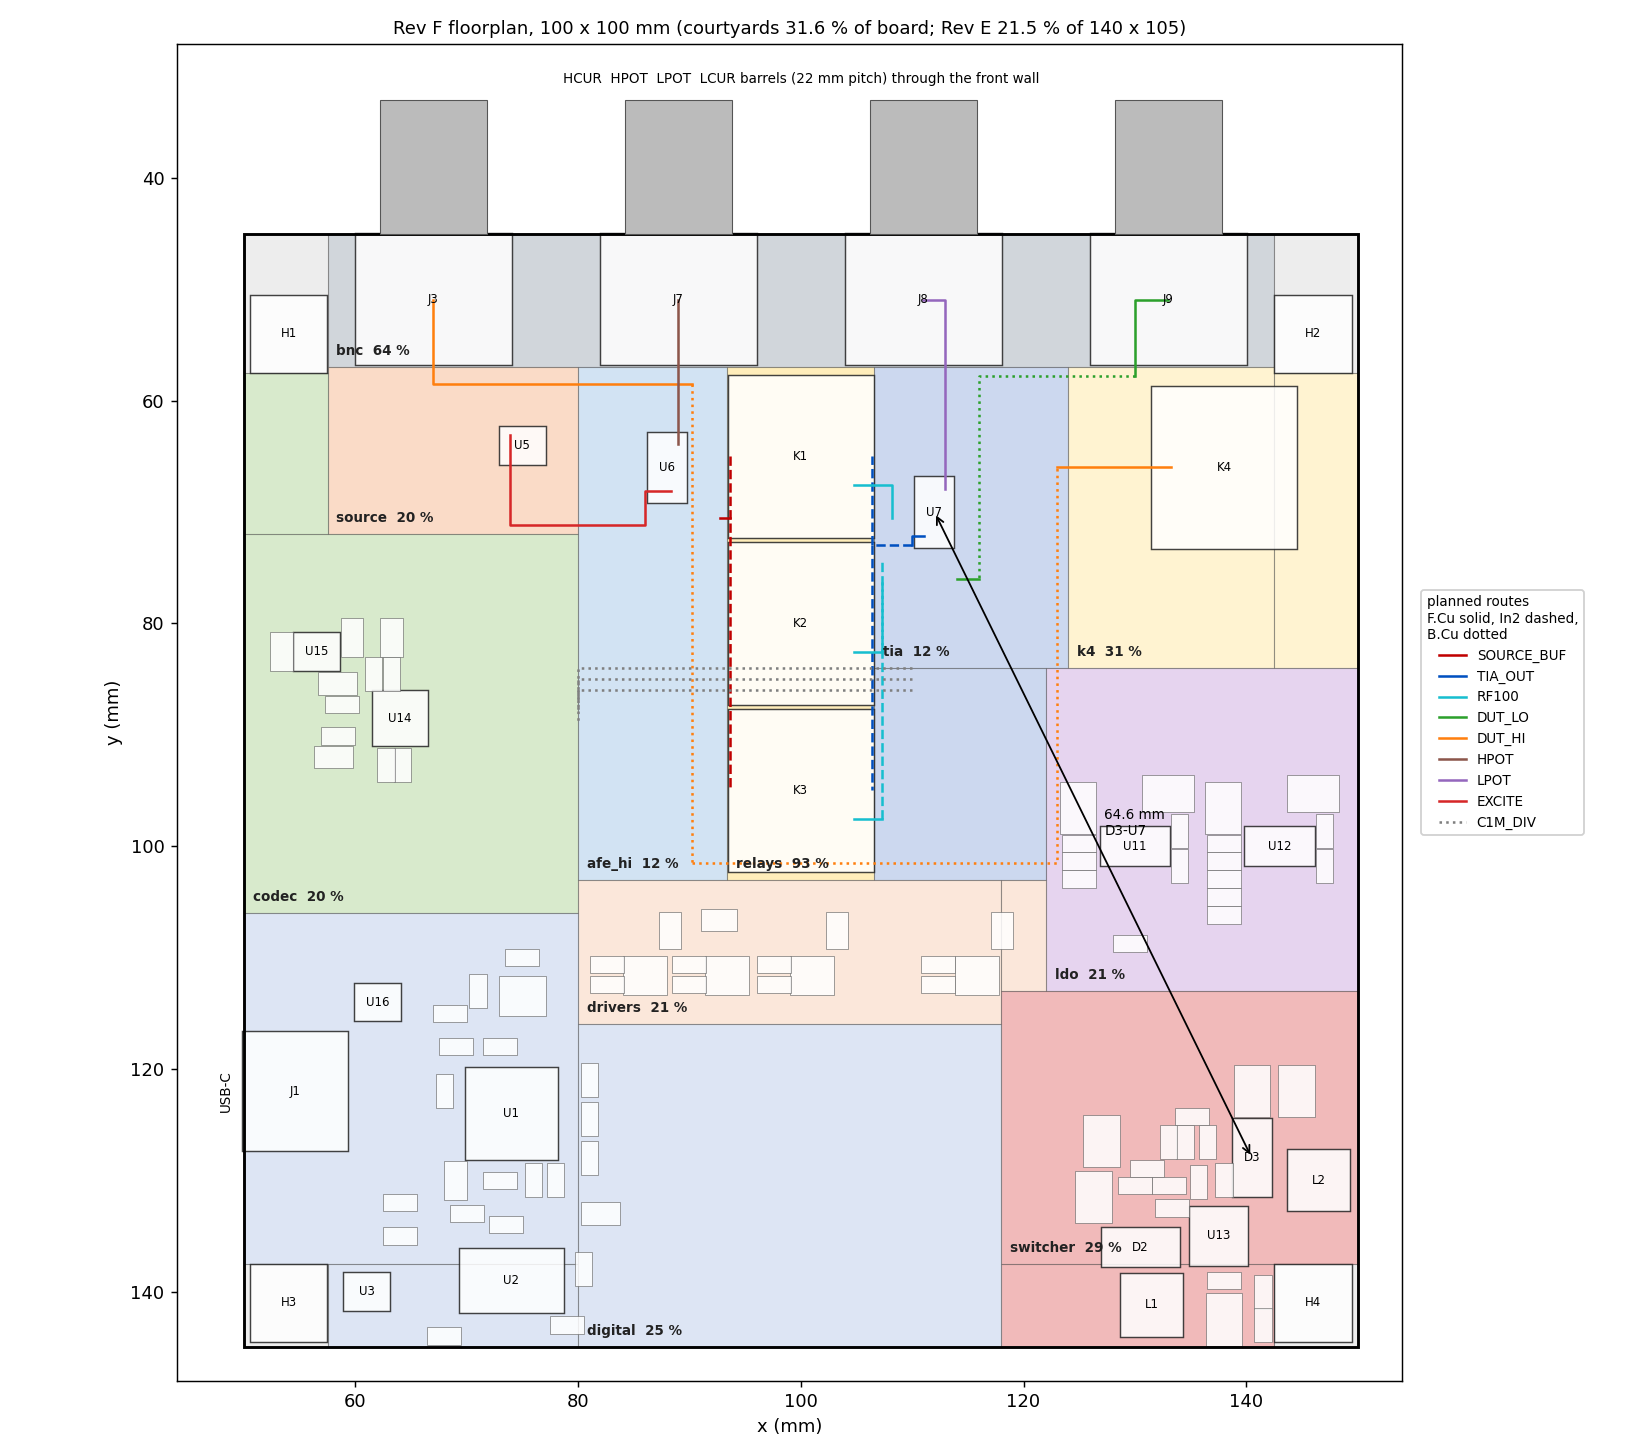

Write Python code to recreate this figure.
"""Rev F phase 1: 100 x 100 mm floorplan of the Rev E circuit, checked before any placement or routing.

python3 validation/rev-f-floorplan/floorplan.py            (about 1 s; numpy + matplotlib)

Inputs: rev-e-inventory.json (Rev E courtyards, pads, track lengths per net and layer; written once by
cad/tools/rev_f_inventory.py with KiCad's Python, so this script needs no KiCad) and the Rev E
extraction ../layout-parasitics/extracted_reve_bnc.json (board 80d44838, the as-built BNC/K4 layout).
Outputs: floorplan.json (every number quoted in docs/rev-f-plan.md) and floorplan.png.

What it does, in order:
  1. Assigns every Rev E footprint to one Rev F block and checks the assignment is complete.
  2. Places the anchor parts (edge items, holes, ICs, relays, magnetics) at explicit Rev F
     coordinates and rotations; checks they sit inside the 100 x 100 outline and their block, and
     that no two anchor courtyards overlap.
  3. Block utilisation: sum of member courtyards / block area, against the densest block Rev E
     already carries (same membership, courtyard bounding box) -- a demonstrated hand-routable
     density with the same rules, not a theoretical limit.
  4. Planned route skeletons (waypoints + layer) for the analog nets that set stability, against
     the Rev E lengths per layer from the native board.
  5. A FORECAST of the extracted node capacitances: Rev E extracted value, minus its trace length
     times a per-layer capacitance per mm, plus the Rev F planned length times the same figure.
     The per-mm figures are closed-form microstrip estimates (Hammerstad), stated below. This is an
     estimate to decide whether to proceed; the phase-3 FD extraction replaces it.
  6. Switcher-to-analog distances (the regulator_check.py metric: part centres).

Coordinates: Rev F board x 50-150, y 45-145 mm (top edge y 45 carries the BNCs, as on Rev E).
Rotation convention is KiCad's: local (x, y) -> board (x cos t + y sin t, -x sin t + y cos t).
"""
from __future__ import annotations

import json
import math
from collections import defaultdict
from pathlib import Path

HERE = Path(__file__).resolve().parent
INV = json.loads((HERE / 'rev-e-inventory.json').read_text())
PARTS = INV['parts']
EXTRACTED = json.loads((HERE.parent / 'layout-parasitics/extracted_reve_bnc.json').read_text())

OUTLINE = (50.0, 45.0, 150.0, 145.0)       # Rev F: x0, y0, x1, y1
REV_E_OUTLINE = (50.0, 45.0, 190.0, 150.0)

# ------------------------------------------------------------------ 1. blocks
# Rectangles (x0, y0, x1, y1); a block may be an L made of two rectangles.
BLOCKS = {
    'bnc':      {'rects': [(57.5, 45.0, 142.5, 57.0)],
                 'refs': 'J3 J7 J8 J9'},
    'holes':    {'rects': [(50.0, 45.0, 57.5, 57.5), (142.5, 45.0, 150.0, 57.5),
                           (50.0, 137.5, 57.5, 145.0), (142.5, 137.5, 150.0, 145.0)],
                 'refs': 'H1 H2 H3 H4'},
    'source':   {'rects': [(57.5, 57.0, 80.0, 72.0)],
                 'refs': 'U5 R30 R31 R32 R33 C34 C35 C114 C115 C37 C38 C39 C40'},
    'codec':    {'rects': [(50.0, 72.0, 80.0, 106.0), (50.0, 57.5, 57.5, 72.0)],
                 'refs': 'U14 U15 C60 C61 C62 C63 C64 C65 C66 C67 C68 R62 R63 R64 R65 R68 R69 R70 R71 '
                         'R72 R73 D11 D12 D13 D14 C69 C70 C72 C73 C74 C75 C76 C77 FB1 C103'},
    'afe_hi':   {'rects': [(80.0, 57.0, 93.4, 103.0)],
                 'refs': 'U6 C42 C43 C44 C45 C50 C51 R104 R105 R40 R41 R42 R60'},
    'relays':   {'rects': [(93.4, 57.0, 106.6, 103.0)],
                 'refs': 'K1 K2 K3'},
    'tia':      {'rects': [(106.6, 57.0, 124.0, 84.0), (106.6, 84.0, 122.0, 103.0)],
                 'refs': 'U7 C46 C47 C48 C49 C52 C53 R43 R44 R45 C104 R94 C78 R106 R61 R66 R67'},
    'k4':       {'rects': [(124.0, 57.0, 142.5, 84.0), (142.5, 57.5, 150.0, 84.0)],
                 'refs': 'K4 R107 Q6 R108 R109 D9'},
    'ldo':      {'rects': [(122.0, 84.0, 150.0, 113.0)],
                 'refs': 'U11 U12 C93 C94 C95 C96 C97 C98 C99 C100 C101 C102 R85 R86 R87 R88 R89 '
                         'R112 R95 R96 R97 R100'},
    'drivers':  {'rects': [(80.0, 103.0, 118.0, 116.0), (118.0, 103.0, 122.0, 113.0)],
                 'refs': 'Q2 Q3 Q4 Q5 R74 R75 R76 R77 R78 R79 R102 R103 D5 D6 D7 D8 R101 C112'},
    'switcher': {'rects': [(118.0, 113.0, 150.0, 137.5), (118.0, 137.5, 142.5, 145.0)],
                 'refs': 'U13 L1 L2 D2 D3 C80 C81 C82 C83 C84 C85 C86 C87 C88 C89 C90 C91 C92 '
                         'R80 R81 R82 R83 R84 R111'},
    'digital':  {'rects': [(50.0, 106.0, 80.0, 137.5), (57.5, 137.5, 80.0, 145.0), (80.0, 116.0, 118.0, 145.0)],
                 'refs': None},   # everything else: the digital sheet plus U3, U16 and their parts
}
for b in BLOCKS.values():
    if b['refs'] is not None:
        b['refs'] = b['refs'].split()
claimed = {r for b in BLOCKS.values() if b['refs'] for r in b['refs']}
BLOCKS['digital']['refs'] = sorted(r for r in PARTS if r not in claimed)

# ------------------------------------------------------------------ 2. anchors (x, y, rotation deg)
# Relays at 270: pins 1-5 (pole 1: VRLY, NC, COM1 = SOURCE_BUF, NO1 = RGx, SET) face -x toward U6;
# pins 6-10 (RESET, NO2 = RFx, COM2 = TIA_OUT, NC, VRLY) face +x toward the TIA. K1 (100 ohm, the
# range whose RF loop inductance matters most) is nearest U6/U7. K4 at 90 puts COM2 (DUT_HI) and
# NO2 (REF_A) on its west side, R107 to DUT_LO next to the LCUR jack.
ANCHORS = {
    'J3': (67.0, 51.0, 0), 'J7': (89.0, 51.0, 0), 'J8': (111.0, 51.0, 0), 'J9': (133.0, 51.0, 0),
    'H1': (54.0, 54.0, 0), 'H2': (146.0, 54.0, 0), 'H3': (54.0, 141.0, 0), 'H4': (146.0, 141.0, 0),
    'K1': (100.0, 65.0, 270), 'K2': (100.0, 80.0, 270), 'K3': (100.0, 95.0, 270),
    'K4': (138.0, 66.0, 90),
    'U6': (88.0, 66.0, 90), 'U7': (112.0, 70.0, 90), 'U5': (75.0, 64.0, 0),
    'J1': (54.0, 122.0, -90), 'U16': (62.0, 114.0, 0), 'U3': (61.0, 140.0, 0),
}


# Rigid groups: Rev E sub-layouts moved as one body (translation, optionally a quarter turn about
# the group's pivot part), so their hand-routed intra-group copper carries over coordinate for
# coordinate (explicit hand routes, transformed; no autorouter). Members are checked like anchors.
RIGID = {
    'rp2040_core': {'pivot': 'U1', 'to': (74.0, 124.0), 'turn': 0,
                    'refs': 'U1 U2 Y1 C1 C2 C3 C4 C5 C6 C7 C8 C9 C10 C11 C12 C13 C14 R3 R4 R7 R8 R9 R10 R13'},
    'codec_core': {'pivot': 'U14', 'to': (64.0, 88.5), 'turn': 0,
                   'refs': 'U14 U15 C60 C61 C62 C63 C64 C65 C66 C67 C68 R72 R73'},
    'ldo_pair': {'pivot': 'U11', 'to': (130.0, 100.0), 'turn': 0,
                 'refs': 'U11 U12 C93 C94 C95 C96 C97 C98 C99 C100 C101 C102 R85 R86 R87 R88 R89 R112 R95'},
    # pose from a 0.5 mm grid search over the four quarter turns (max of the min distance from L1,
    # L2, D2, D3, U13 to U5/U6/U7/U14, every courtyard inside the block and clear of the rest):
    # a quarter turn (L2/D3 north-east, L1/D2 south-west) at U13 = (137.5, 135)
    'switcher': {'pivot': 'U13', 'to': (137.5, 135.0), 'turn': 90,
                 'refs': 'U13 L1 L2 D2 D3 C81 C82 C83 C84 C85 C86 C87 C88 C89 C90 C91 C92 R80 R81 R82 R83 R84 R111'},
    'drivers': {'pivot': 'Q3', 'to': (86.0, 111.6), 'turn': 0,
                'refs': 'Q2 Q3 Q4 Q5 R74 R75 R76 R77 R78 R79 R102 R103 D5 D6 D7 D8'},
}
GROUP_OF = {}


def _place_rigid():
    for name, g in RIGID.items():
        g['refs'] = g['refs'].split()
        px, py = PARTS[g['pivot']]['at']
        for r in g['refs']:
            e = PARTS[r]
            dx, dy = rot(e['at'][0] - px, e['at'][1] - py, g['turn'])
            t = (e['rot'] + g['turn'] + 180) % 360 - 180
            ANCHORS[r] = (round(g['to'][0] + dx, 3), round(g['to'][1] + dy, 3), t)
            GROUP_OF[r] = name


def rot(dx, dy, t):
    c, s = math.cos(math.radians(t)), math.sin(math.radians(t))
    return dx * c + dy * s, -dx * s + dy * c


def unrot(dx, dy, t):
    return rot(dx, dy, -t)


_place_rigid()


def placed_pads(ref):
    """Rev F pad positions of an anchored part (Rev E pad offsets taken back to the footprint frame)."""
    p = PARTS[ref]
    x, y, t = ANCHORS[ref]
    out = {}
    for num, (px, py, net) in p['pads'].items():
        lx, ly = unrot(px - p['at'][0], py - p['at'][1], p['rot'])
        bx, by = rot(lx, ly, t)
        out[num] = (round(x + bx, 3), round(y + by, 3), net)
    return out


def courtyard(ref, at=None):
    p = PARTS[ref]
    x0, y0, x1, y1 = p['courtyard_box_rel']
    if at is None:
        return (p['at'][0] + x0, p['at'][1] + y0, p['at'][0] + x1, p['at'][1] + y1)
    x, y, t = at
    pts = [rot(*unrot(cx, cy, p['rot']), t) for cx in (x0, x1) for cy in (y0, y1)]
    xs, ys = [x + a for a, _ in pts], [y + b for _, b in pts]
    return (min(xs), min(ys), max(xs), max(ys))


def overlap(a, b):
    return max(0.0, min(a[2], b[2]) - max(a[0], b[0])) * max(0.0, min(a[3], b[3]) - max(a[1], b[1]))


def inside(a, rects, tol=0.06):
    """a is covered by the union of rects (checked on a 0.25 mm sample grid)."""
    n = 12
    for i in range(n + 1):
        for j in range(n + 1):
            x = a[0] + (a[2] - a[0]) * i / n
            y = a[1] + (a[3] - a[1]) * j / n
            if not any(r[0] - tol <= x <= r[2] + tol and r[1] - tol <= y <= r[3] + tol for r in rects):
                return False
    return True


def area(rects):
    return sum((r[2] - r[0]) * (r[3] - r[1]) for r in rects)


# ------------------------------------------------------------------ 4. planned route skeletons
# Waypoints are pad references 'REF.pin' (anchored parts) or coordinates; each leg names its layer.
# Lengths are Manhattan between waypoints (hand routes use 45-degree corners, so this is the upper
# side of the eventual length). Stubs to pads of small parts not anchored here are explicit numbers.
def P(ref_pin):
    ref, pin = ref_pin.split('.')
    x, y, _ = placed_pads(ref)[pin]
    return (x, y)


ROUTES = {
    # SOURCE_BUF: R104.2 -> via -> In2 bus at x 93.6 (just west of the K1-K3 COM1 pads) -> each COM1
    # pad by a 1.6 mm F.Cu stub. R104 sits between U6.1 and the bus at y 70.5.
    'SOURCE_BUF': [('F.Cu', [(92.7, 70.5), (93.6, 70.5)]),
                   ('In2.Cu', [(93.6, 65.0), (93.6, 95.0)]),
                   ('F.Cu', 3 * 1.6)],
    'SRC_DRV': [('F.Cu', [P('U6.1'), (87.03, 70.5), (91.1, 70.5)])],
    # TIA_OUT: U7.1 -> C104 / R67 stubs -> via -> In2 bus at x 106.4 east of the COM2 pads.
    'TIA_OUT': [('F.Cu', [P('U7.1'), (110.0, 73.0)]),
                ('In2.Cu', [(110.0, 73.0), (106.4, 73.0), (106.4, 65.0)]),
                ('In2.Cu', [(106.4, 73.0), (106.4, 95.0)]),
                ('F.Cu', 3 * 1.6 + 2.0 + 3.0)],          # COM2 stubs, C104 pad, R67 tap at U7
    # RF nets: NO2 pad -> R4x at x 108.2 (TIA_SUM pads at the U7 end, as on Rev E)
    'RF100': [('F.Cu', [P('K1.7'), (108.2, 67.54), (108.2, 70.5)])],
    'RF5K': [('F.Cu', [P('K2.7'), (107.3, 82.54)]), ('In2.Cu', [(107.3, 82.54), (107.3, 74.5)])],
    'RF100K': [('F.Cu', [P('K3.7'), (107.3, 97.54)]), ('In2.Cu', [(107.3, 97.54), (107.3, 76.2)])],
    'TIA_SUM': [('F.Cu', [(109.0, 70.5), (109.0, 76.2)]), ('F.Cu', [(109.0, 72.6), P('U7.2')]),
                ('F.Cu', 2.5 + 2.0)],                     # C104 and R94 pads
    # DUT_LO: J9 centre -> R107/R106 stubs -> C78/R94 at the TIA (F.Cu then B.Cu, clear of U7's void)
    'DUT_LO': [('F.Cu', [P('J9.5'), (130.0, 57.8)]), ('B.Cu', [(130.0, 57.8), (116.0, 76.0)]),
               ('F.Cu', [(116.0, 76.0), (114.0, 76.0)]), ('F.Cu', 3.0 + 3.0)],
    # DUT_HI: J3 centre -> y 58.5 -> B.Cu bus x 90.2 past R40-R42 (so SRC_DRV/R104 cross it on F.Cu)
    # -> B.Cu south of K3 at y 101.5
    # (clear of the codec divider runs under K2 and of the TIA plane voids) -> north along x 123 ->
    # K4 COM2 on its west side.
    'DUT_HI': [('F.Cu', [P('J3.5'), (67.0, 58.5), (90.2, 58.5)]),
               ('B.Cu', [(90.2, 58.5), (90.2, 101.5)]),        # under R40-R42 (via + F.Cu stub each)
               ('B.Cu', [(90.2, 101.5), (123.0, 101.5), (123.0, 66.0)]),
               ('F.Cu', [(123.0, 66.0), P('K4.8')]),
               ('F.Cu', 3 * 1.2 + 2.5)],                  # R40-R42 and R105 stubs
    'HPOT': [('F.Cu', [P('J7.5'), P('U6.5')]), ('F.Cu', 4.0)],                    # + R105
    'LPOT': [('F.Cu', [P('J8.5'), P('U7.5')]), ('F.Cu', 6.0)],                    # + R106
    'HIGH_BUF': [('F.Cu', 6.0)],                          # U6.6/7 -> R60 (codec C1P leg) at U6
    'LOW_BUF': [('F.Cu', 8.0)],                           # U7.6/7 -> R61, R66 at U7
    'REF_A': [('F.Cu', 2.4)],
    'RG100': [('F.Cu', 2.4)], 'RG5K': [('F.Cu', 2.4)], 'RG100K': [('F.Cu', 2.4)],
    # EXCITE leaves U5 southward, clear of the DUT_HI run at y 58.5
    'EXCITE': [('F.Cu', [P('U5.1'), (73.86, 71.2), (86.0, 71.2), (86.0, 68.11), P('U6.3')]),
               ('F.Cu', 5.0)],   # + R33/C115
    'DAC_P': [('F.Cu', [P('U14.20'), (70.75, 74.0), (72.0, 70.0)])],
    'DAC_M': [('F.Cu', [P('U14.19'), (71.25, 74.0), (78.0, 70.0)])],
    # codec divider nodes for the U7 legs cross under the relays on B.Cu at y 85-87 (R61/R66/R67 at U7)
    'C1M_DIV': [('B.Cu', [(110.0, 84.0), (80.0, 87.0)])],
    'C2P_DIV': [('B.Cu', [(110.0, 85.0), (80.0, 88.0)])],
    'C2M_DIV': [('B.Cu', [(110.0, 86.0), (80.0, 89.0)])],
}


def seg_len(t):
    pts = []
    for q in t['points']:
        if isinstance(q, str):
            x, y, _ = PARTS[q.split('.')[0]]['pads'][q.split('.')[1]]
            pts.append((x, y))
        else:
            pts.append(q)
    return sum(math.dist(a, b) for a, b in zip(pts, pts[1:]))


def route_length(segs):
    per = defaultdict(float)
    for layer, wp in segs:
        if isinstance(wp, (int, float)):
            per[layer] += wp
        else:
            per[layer] += sum(abs(a[0] - b[0]) + abs(a[1] - b[1]) for a, b in zip(wp, wp[1:]))
    return {k: round(v, 1) for k, v in per.items()}


# ------------------------------------------------------------------ 5. capacitance per mm
# 0.2 mm track. F.Cu: microstrip over In1 (prepreg 0.2104 mm, er 4.4). In2: In1 is the only plane,
# 1.065 mm core (er 4.6) away; B.Cu: 1.29 mm (core + prepreg). Hammerstad-Jensen w/h < 1 form.
def microstrip_pf_per_mm(w, h, er):
    u = w / h
    eeff = (er + 1) / 2 + (er - 1) / 2 * ((1 + 12 / u) ** -0.5 + 0.04 * (1 - u) ** 2)
    z0 = 60 / math.sqrt(eeff) * math.log(8 / u + u / 4)
    return math.sqrt(eeff) / (299792458.0 * z0) * 1e12 / 1e3


C_MM = {'F.Cu': microstrip_pf_per_mm(0.2, 0.2104, 4.4),
        'In2.Cu': microstrip_pf_per_mm(0.2, 1.065, 4.6),
        'B.Cu': microstrip_pf_per_mm(0.2, 1.29, 4.5)}

# harness node -> nets whose copper it carries (per range k the selected RF/RG net joins tia/source)
RANGE_NETS = [('RF100', 'RG100'), ('RF5K', 'RG5K'), ('RF100K', 'RG100K')]
NODE_NETS = {'sum': ['TIA_SUM'], 'low': ['DUT_LO'], 'hi': ['DUT_HI'], 'lowbuf': ['LOW_BUF'],
             'highbuf': ['HIGH_BUF'], 'srcdrv': ['SRC_DRV'], 'hpot': ['HPOT'], 'lpot': ['LPOT'],
             'refa': ['REF_A']}


def node_nets(node, k):
    if node == 'tia':
        return ['TIA_OUT', RANGE_NETS[k][0]]
    if node == 'source':
        return ['SOURCE_BUF', RANGE_NETS[k][1]]
    return NODE_NETS[node]


def trace_pf(lengths_by_net, nets):
    return sum(C_MM.get(layer, C_MM['In2.Cu']) * mm for n in nets for layer, mm in lengths_by_net.get(n, {}).items())


def net_forecast(lengths_e, lengths_f):
    """Per net: Rev E extracted ground C (raw_net_ground_pf: board copper, part terms and the BNC jack
    estimate), its modelled trace share removed and the Rev F planned trace share added. The high
    corner keeps the Rev E high/nominal ratio of the same net."""
    raw = EXTRACTED['raw_net_ground_pf']
    out = {}
    for net in raw['nom']:
        e_nom, e_high = raw['nom'][net], raw['high'][net]
        te, tf = trace_pf(lengths_e, [net]), trace_pf(lengths_f, [net]) if net in lengths_f else None
        if tf is None:
            continue
        if te <= e_nom:
            fixed = e_nom - te
            f_nom = fixed + tf
        else:
            # the microstrip figure overstates this net (plane void under it, e.g. TIA_SUM): scale
            # the extracted value by length instead
            fixed = 0.0
            f_nom = e_nom * tf / te
        out[net] = {'rev_e_nom': e_nom, 'rev_e_high': e_high, 'rev_e_trace_model': round(te, 2),
                    'rev_e_fixed_remainder': round(fixed, 2), 'rev_f_trace_model': round(tf, 2),
                    'rev_f_nom': round(f_nom, 2), 'rev_f_high': round(f_nom * e_high / e_nom, 2)}
    return out


def main():
    report = {'outline_mm': OUTLINE, 'rev_e_outline_mm': REV_E_OUTLINE,
              'inventory_board_sha256': INV['board_sha256'], 'checks': [], 'c_per_mm_pf': C_MM}
    fail = []

    def check(name, ok, value):
        report['checks'].append({'check': name, 'pass': bool(ok), 'value': value})
        if not ok:
            fail.append(name)

    # 1. assignment
    seen = defaultdict(list)
    for b, d in BLOCKS.items():
        for r in d['refs']:
            seen[r].append(b)
    check('every Rev E footprint in exactly one block', set(seen) == set(PARTS) and all(len(v) == 1 for v in seen.values()),
          {'footprints': len(PARTS), 'assigned': len(seen), 'unknown': sorted(set(seen) - set(PARTS))})

    # 2. anchors
    cy = {r: courtyard(r, ANCHORS[r]) for r in ANCHORS}

    def overhang(c, o):
        return max(o[0] - c[0], c[2] - o[2], o[1] - c[1], c[3] - o[3], 0.0)
    # an edge connector may cross the edge by as much as it already does on Rev E (J1: 0.2 mm lip)
    out_of_board = [r for r, c in cy.items()
                    if overhang(c, OUTLINE) > max(0.06, overhang(courtyard(r), REV_E_OUTLINE) + 0.01)]
    check('anchor courtyards inside the 100 x 100 outline', not out_of_board, out_of_board)
    # pairs inside one rigid group keep their Rev E relative geometry (and any Rev E courtyard
    # overlap, which the Rev E DRC passed); every other pair must be clear
    clashes = [(a, b, round(overlap(cy[a], cy[b]), 3)) for i, a in enumerate(cy) for b in list(cy)[i + 1:]
               if overlap(cy[a], cy[b]) > 1e-6 and not (GROUP_OF.get(a) and GROUP_OF.get(a) == GROUP_OF.get(b))]
    check('no two placed courtyards overlap (outside inherited rigid-group pairs)', not clashes, clashes)
    block_of = {r: b for b, d in BLOCKS.items() for r in d['refs']}
    clip = {r: (max(c[0], OUTLINE[0]), max(c[1], OUTLINE[1]), min(c[2], OUTLINE[2]), min(c[3], OUTLINE[3]))
            for r, c in cy.items()}
    outside = [r for r in ANCHORS if not inside(clip[r], BLOCKS[block_of[r]]['rects'])]
    check('each anchor inside its block', not outside, outside)
    blocks_overlap = [(a, b) for i, a in enumerate(BLOCKS) for b in list(BLOCKS)[i + 1:]
                      if any(overlap(x, y) > 1e-6 for x in BLOCKS[a]['rects'] for y in BLOCKS[b]['rects'])]
    check('blocks do not overlap', not blocks_overlap, blocks_overlap)
    total_block = sum(area(d['rects']) for d in BLOCKS.values())
    check('blocks tile the board', abs(total_block - 1e4) < 1.0, round(total_block, 1))
    report['anchors'] = {r: {'at': list(ANCHORS[r]), 'courtyard': [round(v, 2) for v in cy[r]]} for r in ANCHORS}

    # 3. utilisation vs Rev E density of the same membership
    util = {}
    for b, d in BLOCKS.items():
        cour = sum(PARTS[r]['courtyard_mm2'] for r in d['refs'])
        boxes = [courtyard(r) for r in d['refs']]
        bb = (min(x[0] for x in boxes), min(x[1] for x in boxes), max(x[2] for x in boxes), max(x[3] for x in boxes))
        e_area = (bb[2] - bb[0]) * (bb[3] - bb[1])
        util[b] = {'parts': len(d['refs']), 'courtyard_mm2': round(cour, 1), 'rev_f_block_mm2': round(area(d['rects']), 1),
                   'rev_f_util': round(cour / area(d['rects']), 3),
                   'rev_e_bbox_mm': [round(bb[2] - bb[0], 1), round(bb[3] - bb[1], 1)],
                   'rev_e_bbox_util': round(cour / e_area, 3)}
    # Reference: the densest multi-part block Rev E routes at DRC 0 (blocks of >= 10 parts; the
    # BNC band, holes, relay column and K4 are a few large bodies and are compared one to one).
    ref_blocks = [b for b in util if util[b]['parts'] >= 10]
    e_max = max(util[b]['rev_e_bbox_util'] for b in ref_blocks)
    report['utilisation'] = util
    report['rev_e_max_block_util'] = e_max
    over = {b: util[b]['rev_f_util'] for b in ref_blocks if util[b]['rev_f_util'] > e_max}
    check('every Rev F multi-part block at or below the densest Rev E multi-part block', not over,
          {'rev_e_max': e_max, 'over': over})
    big = {b: (util[b]['rev_f_util'], util[b]['rev_e_bbox_util']) for b in ('relays', 'k4')}
    check('relay column packed no tighter than the Rev E relay row', util['relays']['rev_f_util'] <= util['relays']['rev_e_bbox_util'], big)
    report['courtyard_total_mm2'] = round(sum(p['courtyard_mm2'] for p in PARTS.values()), 1)
    report['courtyard_fraction'] = {'rev_e': round(report['courtyard_total_mm2'] / (140 * 105), 3),
                                    'rev_f': round(report['courtyard_total_mm2'] / 1e4, 3)}

    # 4. planned lengths vs Rev E
    lengths_f = {n: route_length(s) for n, s in ROUTES.items()}
    lengths_e = {n: INV['track_mm'].get(n, {}) for n in ROUTES}
    report['net_length_mm'] = {n: {'rev_e': lengths_e[n], 'rev_e_total': round(sum(lengths_e[n].values()), 1),
                                   'rev_f_plan': lengths_f[n], 'rev_f_total': round(sum(lengths_f[n].values()), 1)}
                               for n in ROUTES}

    # 5. capacitance forecast per net, then per harness node (worst over ranges)
    nets_fc = net_forecast(lengths_e, lengths_f)
    report['net_ground_capacitance_forecast_pf'] = nets_fc
    nodes = {}
    for node in ['sum', 'low', 'tia', 'hi', 'lowbuf', 'highbuf', 'source', 'srcdrv', 'hpot', 'lpot', 'refa']:
        best = None
        for k in range(3):
            nets = node_nets(node, k)
            if not all(n in nets_fc for n in nets):
                continue
            row = {c: round(sum(nets_fc[n][c] for n in nets), 2) for c in ('rev_e_nom', 'rev_e_high', 'rev_f_nom', 'rev_f_high')}
            if best is None or row['rev_e_high'] > best['rev_e_high']:
                best = dict(row, nets=nets)
        nodes[node] = best
    report['node_ground_capacitance_forecast_pf'] = nodes

    # loop-inductance forecast: Rev E free-space RF loops scaled by planned loop length
    # (TIA_OUT from U7.1 to the relay COM2 + the RF net); C104 loop unchanged (local, as on Rev E).
    e_path = {'RF100': 48.0 + 28.7, 'RF5K': 45.2 + 12.2, 'RF100K': 62.8 + 40.4}   # README-rev-e.md
    ind = EXTRACTED['inductance_nh']
    e_l = {'RF100': ind['r100']['high'], 'RF5K': ind['r5k']['high'], 'RF100K': ind['r100k']['high']}
    u7 = P('U7.1')
    f_path = {}
    for rf, kk in (('RF100', 'K1'), ('RF5K', 'K2'), ('RF100K', 'K3')):
        com2 = P(kk + '.8')
        f_path[rf] = abs(u7[0] - com2[0]) + abs(u7[1] - com2[1]) + sum(lengths_f[rf].values())
    report['rf_loop_forecast'] = {rf: {'rev_e_path_mm': round(e_path[rf], 1), 'rev_e_L_high_nH': e_l[rf],
                                       'rev_f_path_mm': round(f_path[rf], 1),
                                       'rev_f_L_forecast_nH': round(e_l[rf] * f_path[rf] / e_path[rf], 1)}
                                  for rf in e_path}

    # 6. switcher distances (part centres, regulator_check.py metric) Rev E vs Rev F
    sw = ['L1', 'L2', 'D2', 'D3', 'U13']
    analog = ['U5', 'U6', 'U7', 'U14']
    e_pos = {r: PARTS[r]['at'] for r in sw + analog}
    f_pos = {r: ANCHORS[r][:2] for r in sw + analog}
    dist = {}
    for name, pos in (('rev_e', e_pos), ('rev_f', f_pos)):
        per = {u: min((round(math.dist(pos[s], pos[u]), 1), s) for s in sw) for u in analog}
        dist[name] = {'per_ic': per, 'nearest': min((v[0], v[1], u) for u, v in per.items())}
    e_n, f_n = dist['rev_e']['nearest'][0], dist['rev_f']['nearest'][0]
    dist['near_field_dipole_ratio_db'] = round(60 * math.log10(e_n / f_n), 2)   # (r_E / r_F)^3 in dB
    # per IC: change of a magnetic-dipole (1/r^3) coupling from Rev E to Rev F, + = more pickup
    dist['per_ic_dipole_change_db'] = {u: round(60 * math.log10(dist['rev_e']['per_ic'][u][0] / dist['rev_f']['per_ic'][u][0]), 1)
                                       for u in analog}
    report['switcher_distance_mm'] = dist

    # 7. Rev E copper the rigid groups carry over (segments and vias wholly inside the group's Rev E
    #    courtyard box + 1 mm, on a net with a pad in the group): the share of phase-2 routing that is
    #    a coordinate transform rather than new hand routing.
    routing = json.loads((HERE.parents[1] / 'cad/routing.json').read_text())
    tot_len = sum(seg_len(t) for t in routing['tracks'])
    reuse = {}
    for name, g in RIGID.items():
        boxes = [courtyard(r) for r in g['refs']]
        bb = (min(b[0] for b in boxes) - 1, min(b[1] for b in boxes) - 1, max(b[2] for b in boxes) + 1, max(b[3] for b in boxes) + 1)
        nets = {pd[2] for r in g['refs'] for pd in PARTS[r]['pads'].values()}
        refs = set(g['refs'])
        n_t = l_t = n_v = 0
        for t in routing['tracks']:
            if t['net'] not in nets:
                continue
            pts, ok = [], True
            for q in t['points']:
                if isinstance(q, str):
                    ok &= q.split('.')[0] in refs
                    x, y, _ = PARTS[q.split('.')[0]]['pads'][q.split('.')[1]]
                    pts.append((x, y))
                else:
                    pts.append(tuple(q))
            if ok and all(bb[0] <= x <= bb[2] and bb[1] <= y <= bb[3] for x, y in pts):
                n_t += 1
                l_t += seg_len(t)
        n_v = sum(1 for v in routing['vias'] if v['net'] in nets and bb[0] <= v['at'][0] <= bb[2] and bb[1] <= v['at'][1] <= bb[3])
        reuse[name] = {'tracks': n_t, 'track_mm': round(l_t, 1), 'vias': n_v}
    report['rigid_copper_reuse'] = {'groups': reuse, 'rev_e_tracks': len(routing['tracks']),
                                    'rev_e_track_mm': round(tot_len, 1), 'rev_e_vias': len(routing['vias']),
                                    'reused_tracks': sum(v['tracks'] for v in reuse.values()),
                                    'reused_track_mm': round(sum(v['track_mm'] for v in reuse.values()), 1),
                                    'reused_vias': sum(v['vias'] for v in reuse.values())}

    # 8. Fabrication line and enclosure, Rev E vs Rev F. The JLC quote (manufacturing/order_estimate.py
    #    FAB_QUOTE, 5 boards, quoted at 140 x 100 mm) is re-scaled by board area for the lines that
    #    depend on it: 'Board' always, 'Surface finish (ENIG)' in the low case only. An ESTIMATE:
    #    JLC prices are tiered, not linear; re-quote before ordering.
    import ast
    src = (HERE.parents[1] / 'manufacturing/order_estimate.py').read_text()
    quote = ast.literal_eval(src[src.index('FAB_QUOTE = ') + len('FAB_QUOTE = '):src.index('ECONOMIC = ')].strip())
    lines = quote['lines']
    k = (OUTLINE[2] - OUTLINE[0]) * (OUTLINE[3] - OUTLINE[1]) / (140.0 * 100.0)
    rev_e = sum(lines.values())
    hi = rev_e - lines['Board'] * (1 - k)
    lo = hi - lines['Surface finish (ENIG)'] * (1 - k)
    report['fab_estimate_usd_5_boards'] = {'quote_lines': lines, 'quoted_outline_mm': [140, 100], 'area_ratio': round(k, 4),
                                           'rev_e': round(rev_e, 2), 'rev_f_low': round(lo, 2), 'rev_f_high': round(hi, 2),
                                           'saving_range': [round(rev_e - hi, 2), round(rev_e - lo, 2)]}
    # enclosure: the owner's Rev E box is the board + 10 mm each way (150 x 115 x 36); same margins
    w, h = OUTLINE[2] - OUTLINE[0], OUTLINE[3] - OUTLINE[1]
    holes = [ANCHORS[f'H{i}'][:2] for i in range(1, 5)]
    report['enclosure'] = {'rev_e_board_mm': [140, 105], 'rev_e_box_mm': [150, 115, 36],
                           'rev_f_board_mm': [w, h], 'rev_f_box_mm': [w + 10, h + 10, 36],
                           'footprint_change': round((w + 10) * (h + 10) / (150 * 115) - 1, 3),
                           'rev_e_hole_pattern_mm': [132, 92],
                           'rev_f_hole_pattern_mm': [holes[1][0] - holes[0][0], holes[2][1] - holes[0][1]],
                           'bnc_centres_from_left_edge_mm': [ANCHORS[j][0] - OUTLINE[0] for j in ('J3', 'J7', 'J8', 'J9')],
                           'rev_e_bnc_centres_from_left_edge_mm': [PARTS[j]['at'][0] - REV_E_OUTLINE[0] for j in ('J3', 'J7', 'J8', 'J9')],
                           'usb_c_centre_from_top_edge_mm': {'rev_e': PARTS['J1']['at'][1] - REV_E_OUTLINE[1],
                                                             'rev_f': ANCHORS['J1'][1] - OUTLINE[1], 'edge': 'left (x 50) on both'}}

    # 9. 5 V trunk from U16 OUT (left edge) to the switcher's 5 V pins: Manhattan length and copper
    #    resistance (1 oz outer, 35 um, 1.72e-8 ohm m) at 1.0 / 1.5 mm, against Rev E's U16 -> C80 run.
    u16 = P('U16.6')
    vin = P('U13.5')
    L = abs(u16[0] - vin[0]) + abs(u16[1] - vin[1])
    rr = {w: round(1.72e-8 * L * 1e-3 / (w * 1e-3 * 35e-6), 4) for w in (1.0, 1.5)}
    report['five_volt_trunk'] = {'from': 'U16.6', 'to': 'U13.5', 'manhattan_mm': round(L, 1), 'ohm_by_width_mm': rr,
                                 'drop_mv_at_0p45a': {w: round(v * 0.45 * 1e3, 1) for w, v in rr.items()},
                                 'rev_e_u16_to_u13_mm': round(abs(PARTS['U16']['at'][0] - PARTS['U13']['at'][0])
                                                              + abs(PARTS['U16']['at'][1] - PARTS['U13']['at'][1]), 1)}

    report['all_checks_pass'] = not fail
    (HERE / 'floorplan.json').write_text(json.dumps(report, indent=1) + '\n')
    plot(report, cy)
    print(json.dumps({'checks_failed': fail, 'utilisation': {b: u['rev_f_util'] for b, u in util.items()},
                      'rev_e_max_block_util': e_max,
                      'nets': {n: (v['rev_e_total'], v['rev_f_total']) for n, v in report['net_length_mm'].items()},
                      'switcher': dist['rev_f']['nearest'], 'switcher_rev_e': dist['rev_e']['nearest']}, indent=1))
    return 0 if not fail else 1


COLORS = {'bnc': '#9aa5b1', 'holes': '#d9d9d9', 'source': '#f4b183', 'codec': '#a9d18e', 'afe_hi': '#9dc3e6',
          'relays': '#ffd966', 'tia': '#8faadc', 'k4': '#ffe699', 'ldo': '#c9a0dc', 'drivers': '#f8cbad',
          'switcher': '#e06666', 'digital': '#b4c7e7'}


def plot(report, cy):
    import matplotlib
    matplotlib.use('Agg')
    import matplotlib.pyplot as plt
    from matplotlib.patches import Rectangle

    fig, ax = plt.subplots(figsize=(12.6, 11.2), dpi=130)
    x0, y0, x1, y1 = OUTLINE
    for b, d in BLOCKS.items():
        for i, r in enumerate(d['rects']):
            ax.add_patch(Rectangle((r[0], r[1]), r[2] - r[0], r[3] - r[1], fc=COLORS[b], ec='#555', lw=0.6, alpha=0.45))
        r = max(d['rects'], key=lambda q: (q[2] - q[0]) * (q[3] - q[1]))
        if b != 'holes':
            u = report['utilisation'][b]
            ax.text(r[0] + 0.8, r[3] - 0.8, f"{b}  {u['rev_f_util'] * 100:.0f} %", fontsize=7.5, va='bottom',
                    ha='left', weight='bold', color='#222')
    for ref, c in cy.items():
        big = PARTS[ref]['courtyard_mm2'] > 15 or ref[0] in 'UKJ'
        ax.add_patch(Rectangle((c[0], c[1]), c[2] - c[0], c[3] - c[1], fc='white', ec='#222' if big else '#666',
                               lw=0.8 if big else 0.4, alpha=0.85))
        if big:
            ax.text((c[0] + c[2]) / 2, (c[1] + c[3]) / 2, ref, fontsize=6.5, ha='center', va='center')
    netcol = {'SOURCE_BUF': '#c00000', 'TIA_OUT': '#0050c0', 'DUT_HI': '#ff7f0e', 'DUT_LO': '#2ca02c',
              'HPOT': '#8c564b', 'LPOT': '#9467bd', 'EXCITE': '#d62728', 'RF100': '#17becf', 'RF5K': '#17becf',
              'RF100K': '#17becf', 'C1M_DIV': '#7f7f7f', 'C2P_DIV': '#7f7f7f', 'C2M_DIV': '#7f7f7f'}
    style = {'F.Cu': '-', 'In2.Cu': '--', 'B.Cu': ':'}
    for n, segs in ROUTES.items():
        if n not in netcol:
            continue
        first = True
        for layer, wp in segs:
            if isinstance(wp, (int, float)):
                continue
            pts = []
            for a, b in zip(wp, wp[1:]):
                pts += [a, (b[0], a[1]), b]
            ax.plot([p[0] for p in pts], [p[1] for p in pts], style[layer], color=netcol[n], lw=1.4,
                    label=n if first and n not in ('RF5K', 'RF100K', 'C2P_DIV', 'C2M_DIV') else None)
            first = False
    sw = report['switcher_distance_mm']['rev_f']['nearest']
    a, b = ANCHORS[sw[1]][:2], ANCHORS[sw[2]][:2]
    ax.annotate('', xy=b, xytext=a, arrowprops=dict(arrowstyle='<->', color='k', lw=1))
    ax.text((a[0] + b[0]) / 2 + 1, (a[1] + b[1]) / 2, f"{sw[0]:.1f} mm\n{sw[1]}-{sw[2]}", fontsize=7.5)
    ax.add_patch(Rectangle((x0, y0), x1 - x0, y1 - y0, fill=False, ec='k', lw=1.6))
    for xb in (67, 89, 111, 133):
        ax.add_patch(Rectangle((xb - 4.8, y0 - 12), 9.6, 12, fc='#bbb', ec='#555', lw=0.6))
    ax.text(100, y0 - 13.5, 'HCUR  HPOT  LPOT  LCUR barrels (22 mm pitch) through the front wall', ha='center', fontsize=7.5)
    ax.text(x0 - 1, 122, 'USB-C', rotation=90, ha='right', va='center', fontsize=7.5)
    ax.set_xlim(x0 - 6, x1 + 4)
    ax.set_ylim(y1 + 3, y0 - 17)
    ax.set_aspect('equal')
    ax.set_xlabel('x (mm)')
    ax.set_ylabel('y (mm)')
    ax.legend(loc='center left', bbox_to_anchor=(1.01, 0.5), fontsize=7.5,
              title='planned routes\nF.Cu solid, In2 dashed,\nB.Cu dotted', title_fontsize=7.5, framealpha=0.9)
    fc = report['courtyard_fraction']
    ax.set_title(f"Rev F floorplan, 100 x 100 mm (courtyards {fc['rev_f'] * 100:.1f} % of board; Rev E "
                 f"{fc['rev_e'] * 100:.1f} % of 140 x 105)", fontsize=10)
    fig.tight_layout()
    fig.savefig(HERE / 'floorplan.png')


if __name__ == '__main__':
    raise SystemExit(main())
